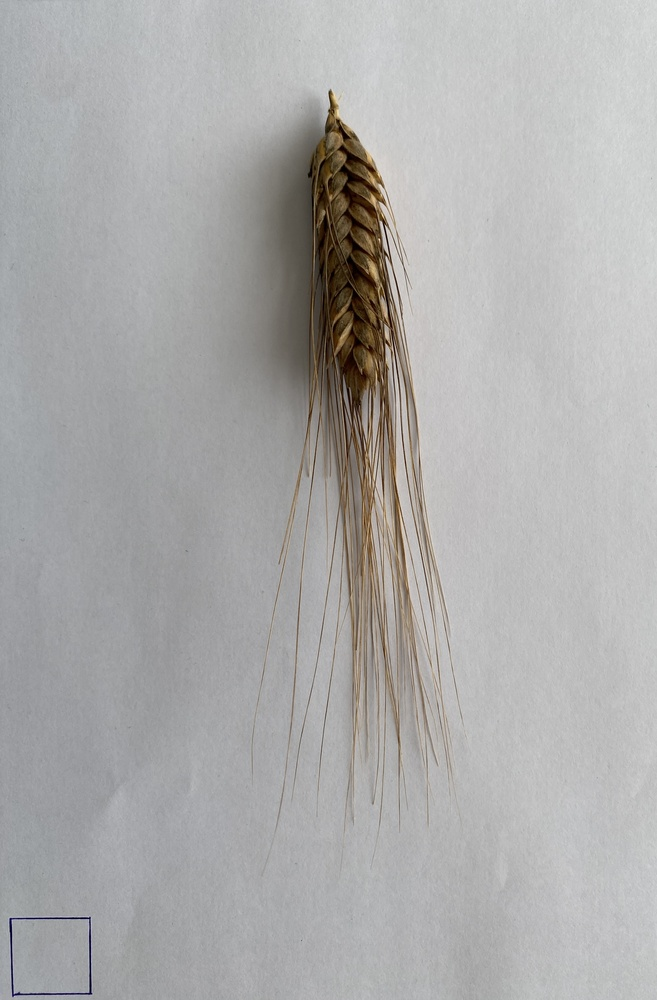
#> input picture images/1.jpg, 657 x 1000 px, shrunk from 2552 x 3882 before the run; its folder holds only this picture in this run
$ python size_object.py
#> lines starting #> are read from the running program, lines starting #| are printed output that depends on the picture; after the words box and inside, x2 and y2 are one past the last pixel; in counts of white or black regions, pixels touching at a corner belong together
from scipy.spatial.distance import euclidean
from imutils import perspective
from imutils import contours
import numpy as np
import imutils
import cv2
import os

def show_images(images):
    for i, img in enumerate(images):
        cv2.imshow("images/image_" + str(i), img)
    cv2.waitKey(0)
    cv2.destroyAllWindows()

def process_images(image_folder):
    # Get the list of image files in the folder
#> called with image_folder = 'images'
    image_files = [f for f in os.listdir(image_folder) if f.lower().endswith(('.png', '.jpg', '.jpeg'))]

    for img_file in image_files:
        img_path = os.path.join(image_folder, img_file)

        # Read image and preprocess
        image = cv2.imread(img_path)
#> image is the input picture: shape (1000, 657, 3); mean B, G, R 170.7, 171.4, 172.1
        gray = cv2.cvtColor(image, cv2.COLOR_BGR2GRAY)
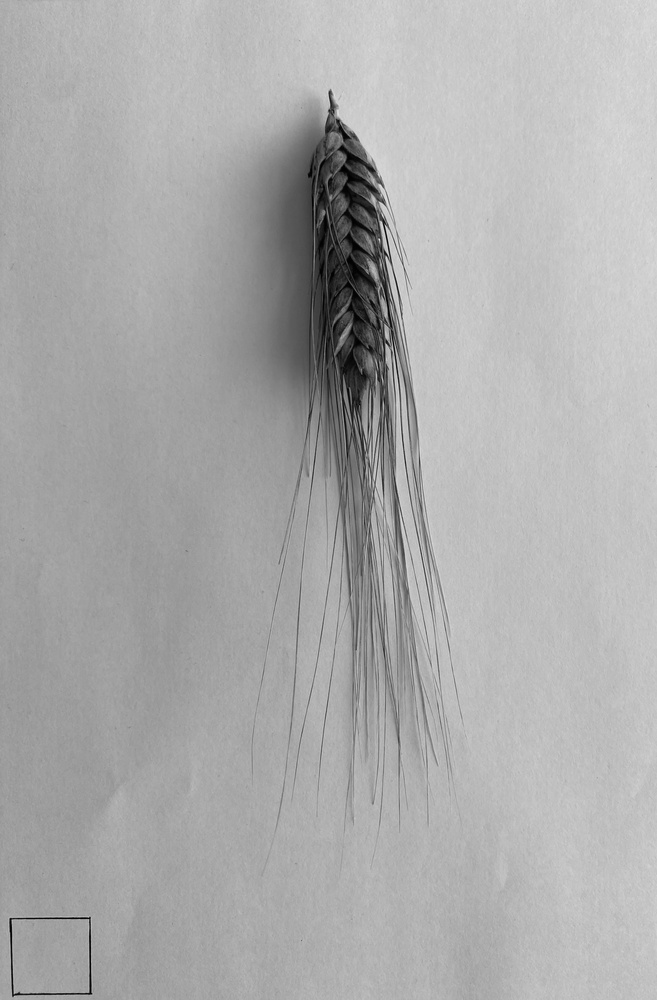
#> gray: shape (1000, 657); min 1, max 228, mean 171.5
        blur = cv2.GaussianBlur(gray, (9, 9), 0)
        edged = cv2.Canny(blur, 50, 100)
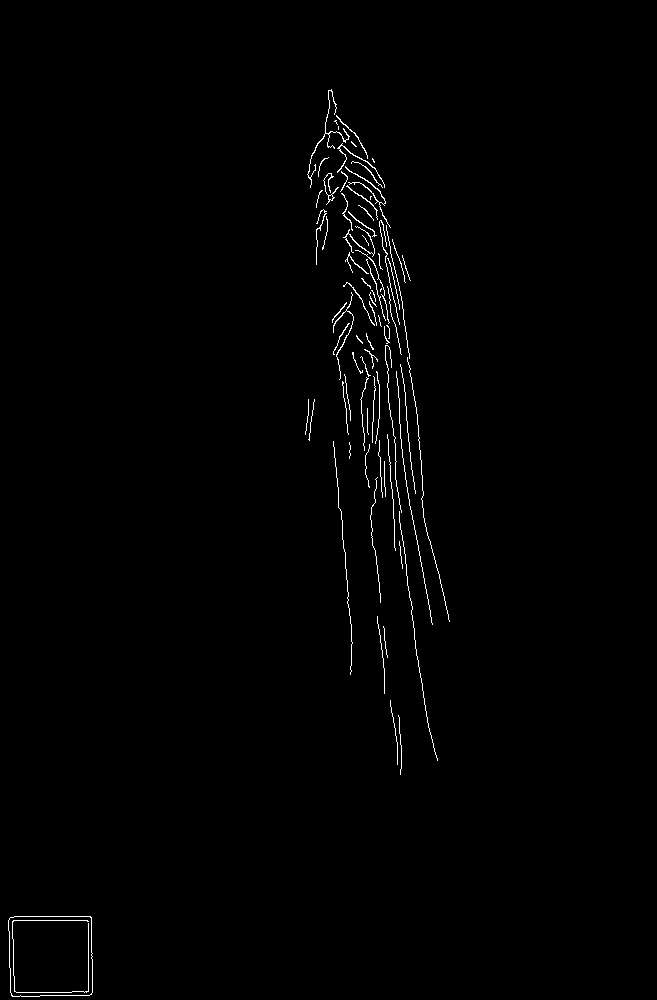
#> edged: shape (1000, 657); 0.86% white in thin lines or dots, all inside (x1, y1, x2, y2) = (8, 89, 450, 997)
        edged = cv2.dilate(edged, None, iterations=1)
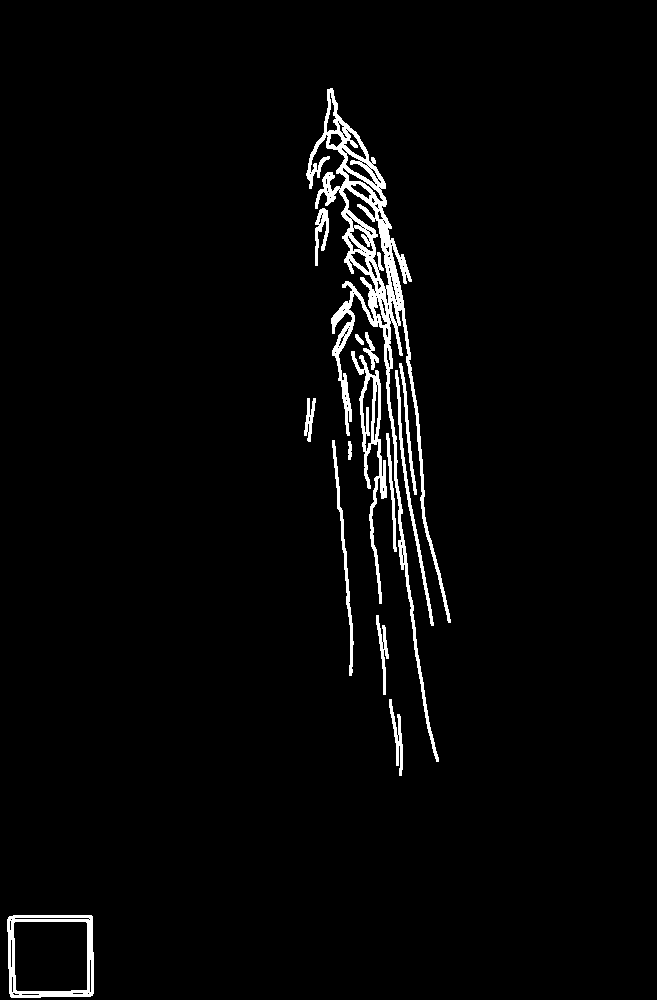
#> edged: shape (1000, 657); 2.8% white; 14 white regions, largest, box (x1, y1, x2, y2) and area: (306, 88, 451, 762) 10527, (351, 351, 387, 604) 1903, (7, 915, 94, 998) 1872
        edged = cv2.erode(edged, None, iterations=1)
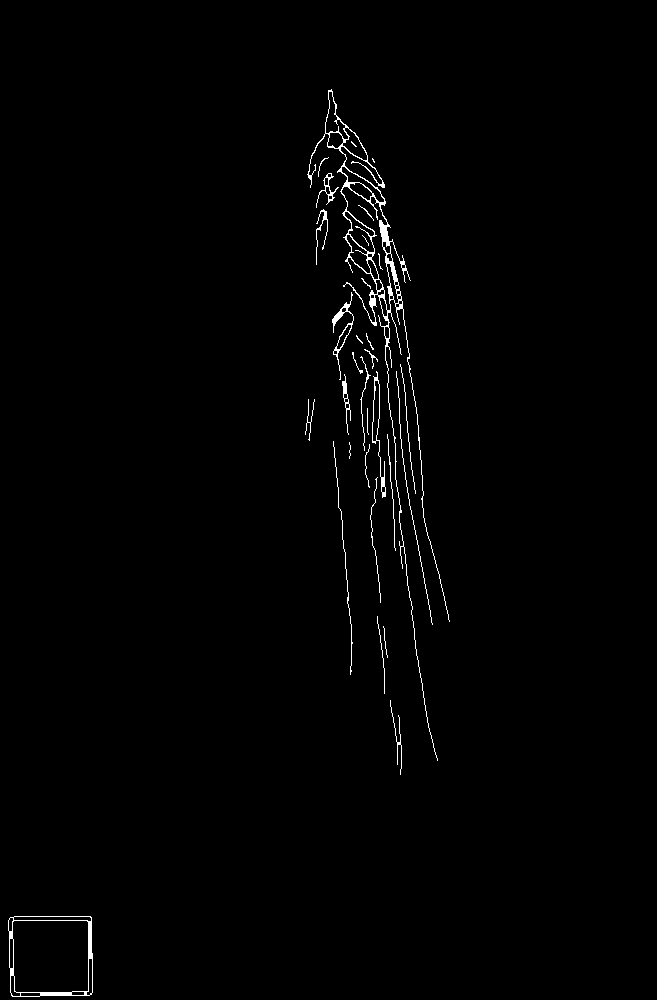
#> edged: shape (1000, 657); 1% white in thin lines or dots, all inside (x1, y1, x2, y2) = (8, 89, 450, 997)

        # Find contours
        cnts = cv2.findContours(edged.copy(), cv2.RETR_EXTERNAL, cv2.CHAIN_APPROX_SIMPLE)
#> cnts = 27 contours, 20 with area under 20; largest, box (x1, y1, x2, y2) and area: (8, 916, 93, 997) 6520, (307, 89, 450, 761) 5900, (372, 371, 386, 498) 398, (332, 292, 354, 380) 304, (316, 173, 339, 208) 138, (342, 374, 351, 435) 99, (316, 209, 328, 265) 38
        cnts = imutils.grab_contours(cnts)
        (cnts, _) = contours.sort_contours(cnts)
        cnts = [x for x in cnts if cv2.contourArea(x) > 100]
#> cnts = 5 contours; box (x1, y1, x2, y2) and area: (8, 916, 93, 997) 6520, (307, 89, 450, 761) 5900, (372, 371, 386, 498) 398, (332, 292, 354, 380) 304, (316, 173, 339, 208) 138

        # Reference object dimensions
        ref_object = cnts[0]
#> ref_object = contour of 25 points, box (x1, y1, x2, y2) (8, 916, 93, 997), area 6520
        box = cv2.minAreaRect(ref_object)
#> box = ((50, 956), (80, 84), -90)
        box = cv2.boxPoints(box)
#> box = [[92, 996], [8, 996], [8, 916], [92, 916]]
        box = np.array(box, dtype="int")
        box = perspective.order_points(box)
#> box = [[8, 916], [92, 916], [92, 996], [8, 996]]
        (tl, tr, br, bl) = box
#> tl = [8, 916]; tr = [92, 916]; br = [92, 996]; bl = [8, 996]
        dist_in_pixel = euclidean(tl, tr)
#> dist_in_pixel = 84
        dist_in_cm = 2
        pixel_per_cm = dist_in_pixel / dist_in_cm
#> pixel_per_cm = 42

        # Draw remaining contours
        for cnt in cnts:
            box = cv2.minAreaRect(cnt)
            box = cv2.boxPoints(box)
            box = np.array(box, dtype="int")
            box = perspective.order_points(box)
            (tl, tr, br, bl) = box
            cv2.drawContours(image, [box.astype("int")], -1, (0, 0, 255), 2)
            mid_pt_horizontal = (tl[0] + int(abs(tr[0] - tl[0]) / 2), tl[1] + int(abs(tr[1] - tl[1]) / 2))
            mid_pt_verticle = (tr[0] + int(abs(tr[0] - br[0]) / 2), tr[1] + int(abs(tr[1] - br[1]) / 2))
            wid = euclidean(tl, tr) / pixel_per_cm
            ht = euclidean(tr, br) / pixel_per_cm

            # Print dimensions to console
            print(f"{img_file}: Width: {wid:.1f}cm, Height: {ht:.1f}cm")

            # Write dimensions to a txt file
            with open("dimensions.txt", "a") as f:
                f.write(f"{img_file}: Width: {wid:.1f}cm, Height: {ht:.1f}cm\n")
#> this loop made 5 passes
#> (tl, tr, br, bl, mid_pt_horizontal, mid_pt_verticle, wid, ht) on passes 1 to 5: ([8, 916], [92, 916], [92, 996], [8, 996], (50, 916), (92, 956), 2, 1.9), ([366, 81], [511, 743], [435, 760], [290, 97], (438, 412), (549, 751), 16.14, 1.85), ([325, 171], [341, 176], [329, 211], [314, 206], (333, 173), (347, 193), 0.399, 0.881), ([338, 289], [358, 293], [339, 379], [319, 374], (348, 291), (367, 336), 0.486, 2.1), ([367, 371], [378, 370], [386, 496], [375, 497], (372, 371), (382, 433), 0.263, 3.01)
#| 1.jpg: Width: 2.0cm, Height: 1.9cm
#| 1.jpg: Width: 16.1cm, Height: 1.9cm
#| 1.jpg: Width: 0.4cm, Height: 0.9cm
#| 1.jpg: Width: 0.5cm, Height: 2.1cm
#| 1.jpg: Width: 0.3cm, Height: 3.0cm
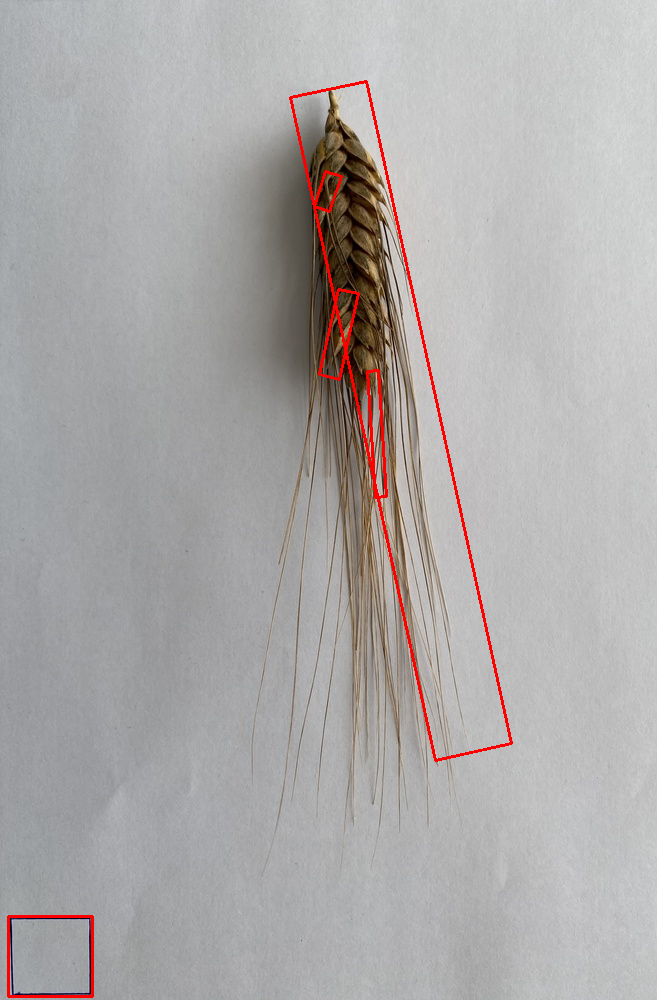
#> image: shape (1000, 657, 3); 1.06% of pixels changed, all inside (x1, y1, x2, y2) = (7, 80, 513, 998)

        # Save the processed image
        cv2.imwrite(os.path.join("processed_images", img_file), image)

if __name__ == "__main__":
    image_folder_path = "images"  # Change this to the path of your image folder
    if not os.path.exists("processed_images"):
        os.makedirs("processed_images")

    process_images(image_folder_path)
